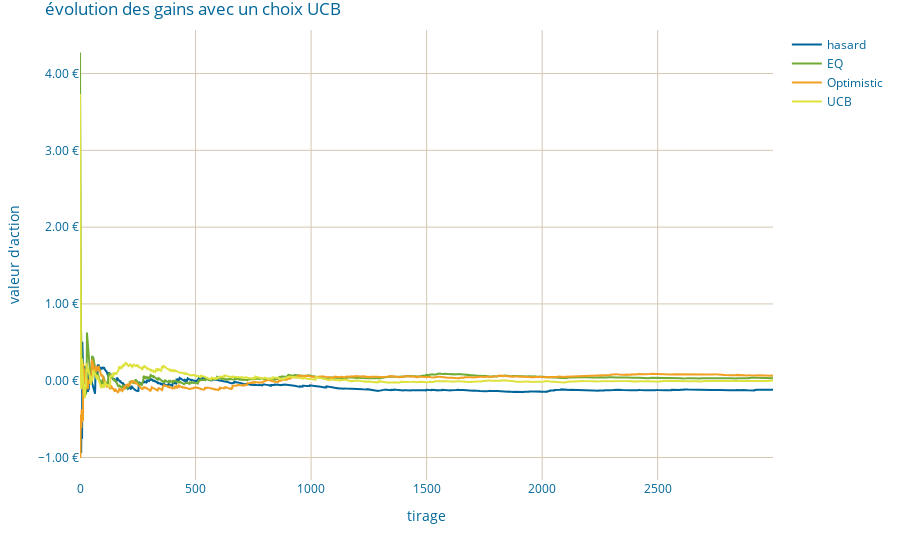

Here is the notebook cell this chart was saved with:
### Code cell
data_fig=[{
    'name' : "hasard",
    'type': 'scatter',
    'mode' : 'lines',
    'x' : tirageAleatoire.index,
    'y' : tirageAleatoire.Q
},{
    'name' : "EQ",
    'type': 'scatter',
    'mode' : 'lines',
    'x' : tirageEQ.index,
    'y' : tirageEQ.Q
},{
    'name' : "Optimistic",
    'type': 'scatter',
    'mode' : 'lines',
    'x' : tirageOpt.index,
    'y' : tirageOpt.Q
},{
    'name' : "UCB",
    'type': 'scatter',
    'mode' : 'lines',
    'x' : tirageUCB.index,
    'y' : tirageUCB.Q
}]

layout = {  
    'title' : 'évolution des gains avec un choix UCB',
    'template' : 'blitz',
    'xaxis' : {
        'title' : "tirage",
    },
    'yaxis' : {
        'title' : "valeur d'action",
        'tickformat' : '.2f',
        'ticksuffix' : ' €'
    }
} 
pio.show({'data': data_fig, 'layout':layout})

### Figure 1 — Plotly figure (JSON) as saved in the notebook; plotly's stock layout.template omitted (floating-point values rounded to 4 significant figures; data arrays with more than 128 entries replaced by an {"elided": "..."} marker saying what was removed)
{"data": [{"mode": "lines", "name": "hasard", "type": "scatter", "x": {"elided": "3000 int values"}, "y": {"elided": "3000 float values"}}, {"mode": "lines", "name": "EQ", "type": "scatter", "x": {"elided": "3000 int values"}, "y": {"elided": "3000 float values"}}, {"mode": "lines", "name": "Optimistic", "type": "scatter", "x": {"elided": "3000 int values"}, "y": {"elided": "3000 float values"}}, {"mode": "lines", "name": "UCB", "type": "scatter", "x": {"elided": "2999 int values"}, "y": {"elided": "2999 float values"}}], "layout": {"title": {"text": "évolution des gains avec un choix UCB"}, "xaxis": {"title": {"text": "tirage"}}, "yaxis": {"tickformat": ".2f", "ticksuffix": " €", "title": {"text": "valeur d'action"}}}}
